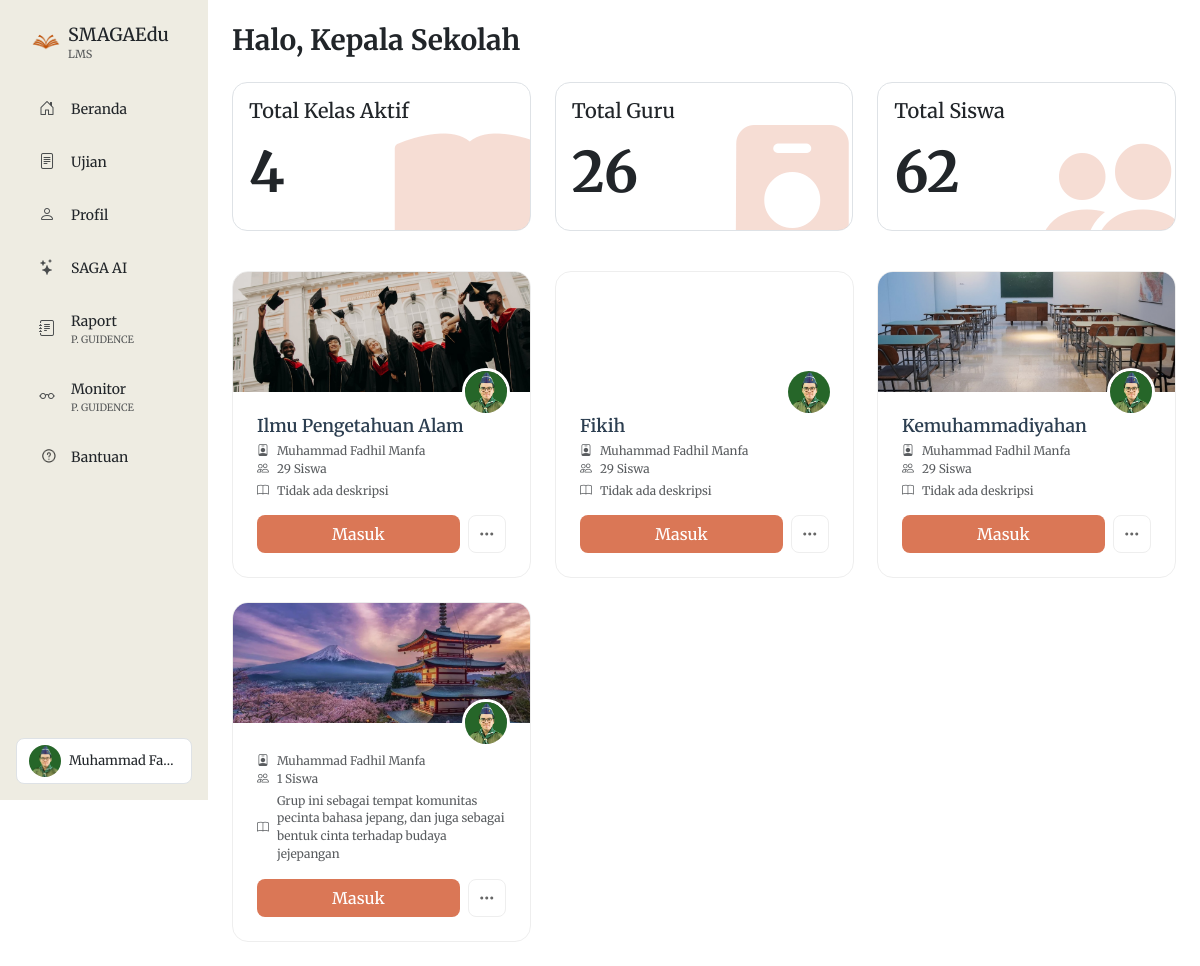
Screenshot of /beranda_admin.php (signed in) with the database file from the repository.
### tables this page shows
CREATE TABLE `guru` (
  `id` int(11) NOT NULL,
  `username` varchar(100) NOT NULL,
  `password` varchar(100) NOT NULL,
  `namaLengkap` varchar(100) NOT NULL,
  `namaSebutan` varchar(1000) NOT NULL,
  `jabatan` varchar(1000) NOT NULL,
  `foto_profil` varchar(255) DEFAULT NULL,
  `foto_latarbelakang` varchar(255) DEFAULT NULL,
  `universitas` varchar(100) DEFAULT NULL,
  `sertifikasi1` text DEFAULT NULL,
  `sertifikasi2` text DEFAULT NULL,
  `sertifikasi3` text DEFAULT NULL,
  `publikasi1` text DEFAULT NULL,
  `publikasi2` text DEFAULT NULL,
  `publikasi3` text DEFAULT NULL,
  `proyek1` text DEFAULT NULL,
  `proyek2` text DEFAULT NULL,
  `proyek3` text DEFAULT NULL,
  `pendidikan_s1` varchar(255) DEFAULT NULL,
  `pendidikan_s2` varchar(255) DEFAULT NULL,
  `pendidikan_lainnya` varchar(255) DEFAULT NULL
);

CREATE TABLE `kelas` (
  `id` int(11) NOT NULL,
  `kode_kelas` varchar(10) DEFAULT NULL,
  `nama_kelas` varchar(100) DEFAULT NULL,
  `deskripsi` text DEFAULT NULL,
  `guru_id` varchar(50) DEFAULT NULL,
  `mata_pelajaran` varchar(100) DEFAULT NULL,
  `tingkat` varchar(20) DEFAULT NULL,
  `created_at` timestamp NOT NULL DEFAULT current_timestamp(),
  `background_image` varchar(1000) NOT NULL,
  `is_archived` tinyint(1) DEFAULT 0,
  `materi` text DEFAULT NULL,
  `is_public` tinyint(1) DEFAULT 0,
  `max_siswa` int(11) DEFAULT NULL
);

### beranda_admin.php (the view, shortened to what this page needs)
<?php
require "koneksi.php";
$userid = $_SESSION['userid'];
$query = "SELECT * FROM guru WHERE username = '$userid'";
$result = mysqli_query($koneksi, $query);
$guru = mysqli_fetch_assoc($result);
?>
<!DOCTYPE html>
<html lang="en">
<head>
    <link href="https://cdn.jsdelivr.net/npm/bootstrap@5.3.3/dist/css/bootstrap.min.css" rel="stylesheet">
    <link rel="stylesheet" href="https://cdn.jsdelivr.net/npm/bootstrap-icons@1.11.3/font/bootstrap-icons.min.css">
</head>
<body>
    <div class="container-fluid">
        <div class="row">
            <?php include 'includes/sidebar.php'; ?>
        </div>
    </div>
    <div class="col p-4 col-utama mt-1 mt-md-0">
        <div class="mb-4">
            <h3 class="fw-bold m-0">Halo, Kepala Sekolah</h3>
        </div>
        <div class="row mb-4">
            <div class="col-md-4 mb-3">
            <div class="card shadow-none border h-100" style="border-radius: 15px; overflow: hidden; position: relative;">
                <div class="card-body">
                <h5 class="card-title">Total Kelas Aktif</h5>
                <?php
                $query_count_kelas = "SELECT COUNT(*) as total FROM kelas WHERE is_archived = 0";
                $result_count_kelas = mysqli_query($koneksi, $query_count_kelas);
                $count_kelas = mysqli_fetch_assoc($result_count_kelas)['total'];
                ?>
                <h2 class="display-4 mt-3 fw-bold"><?php echo $count_kelas; ?></h2>
                <i class="bi bi-book-fill position-absolute opacity-25"
                   style="bottom: -85px; right: -15px; font-size: 150px; color:rgb(218, 119, 86);"></i>
                </div>
            </div>
            </div>
            <div class="col-md-4 mb-3">
            <div class="card shadow-none border h-100" style="border-radius: 15px; overflow: hidden; position: relative;">
                <div class="card-body">
                <h5 class="card-title">Total Guru</h5>
                <?php
                $query_count_guru = "SELECT COUNT(*) as total FROM guru";
                $result_count_guru = mysqli_query($koneksi, $query_count_guru);
                $count_guru = mysqli_fetch_assoc($result_count_guru)['total'];
                ?>
                <h2 class="display-4 mt-3 fw-bold"><?php echo $count_guru; ?></h2>
                <i class="bi bi-person-badge-fill position-absolute opacity-25"
                   style="bottom: -85px; right: -15px; font-size: 150px; color:rgb(218, 119, 86);"></i>
                </div>
            </div>
            </div>
            <div class="col-md-4 mb-3">
            <div class="card shadow-none border h-100" style="border-radius: 15px; overflow: hidden; position: relative;">
                <div class="card-body">
                <h5 class="card-title">Total Siswa</h5>
                <?php
                $query_count_siswa = "SELECT COUNT(*) as total FROM siswa";
                $result_count_siswa = mysqli_query($koneksi, $query_count_siswa);
                $count_siswa = mysqli_fetch_assoc($result_count_siswa)['total'];
                ?>
                <h2 class="display-4 mt-3 fw-bold"><?php echo $count_siswa; ?></h2>
                <i class="bi bi-people-fill position-absolute opacity-25"
                   style="bottom: -85px; right: -15px; font-size: 150px; color:rgb(218, 119, 86);"></i>
                </div>
            </div>
            </div>
        </div>
        <div class="row g-4">
            <?php
            $query_kelas = "SELECT k.*, g.namaLengkap as nama_guru, COUNT(ks.siswa_id) as jumlah_siswa
                FROM kelas k
                LEFT JOIN kelas_siswa ks ON k.id = ks.kelas_id
                LEFT JOIN guru g ON k.guru_id = g.username
                WHERE k.is_archived = 0
                GROUP BY k.id";
            $result_kelas = mysqli_query($koneksi, $query_kelas);
            if (mysqli_num_rows($result_kelas) > 0):
                while ($kelas = mysqli_fetch_assoc($result_kelas)):
                    $bg_image = !empty($kelas['background_image']) ? $kelas['background_image'] : 'assets/bg.jpg';
            ?>
                    <div class="col-12 col-md-6 col-lg-4">
                        <div class="class-card">
                            <div class="class-banner" style="background-image: url('<?php echo $bg_image; ?>')">
                                <img src="<?php echo !empty($guru['foto_profil']) ? 'uploads/profil/' . $guru['foto_profil'] : 'assets/pp.png'; ?>"
                                    class="profile-circle">
                            </div>
                            <div class="class-content">
                                <h4 class="class-title"><?php echo htmlspecialchars($kelas['mata_pelajaran']); ?></h4>
                                <div class="class-meta mb-2">
                                    <div class="d-flex align-items-center text-muted small">
                                        <i class="bi bi-person-badge me-2"></i>
                                        <?php echo htmlspecialchars($kelas['nama_guru']); ?>
                                    </div>
                                    <div class="d-flex align-items-center text-muted small">
                                        <i class="bi bi-people me-2"></i>
                                        <?php echo $kelas['jumlah_siswa']; ?> Siswa
                                    </div>
                                    <div class="d-flex align-items-center text-muted small mt-1">
                                        <i class="bi bi-book me-2"></i>
                                        <?php echo !empty($kelas['deskripsi']) ? $kelas['deskripsi'] : 'Tidak ada deskripsi'; ?>
                                    </div>
                                </div>
                                <div class="action-buttons">
                                    <a href="kelas_guru.php?id=<?php echo $kelas['id']; ?>"
                                        class="btn-enter text-decoration-none d-flex align-items-center justify-content-center">
                                        Masuk
                                    </a>
                                    <div class="dropdown">
                                        <button class="btn-more d-flex align-items-center justify-content-center" data-bs-toggle="dropdown">
                                            <i class="bi bi-three-dots"></i>
                                        </button>
                                    </div>
                                </div>
                            </div>
                        </div>
                    </div>
                <?php
                endwhile;
            endif; ?>
        </div>
    </div>
</body>
</html>

### includes/sidebar.php (shortened to what this page needs)
<?php
$is_guru = $_SESSION['level'] == 'guru';
$is_admin = $_SESSION['level'] == 'admin';
?>
<div class="col-auto vh-100 p-3 p-md-4 menu-samping d-none d-md-block" style="background-color:rgb(238, 236, 226)">
    <div class="ps-2 mb-4">
        <a href="<?php echo $is_admin ? 'beranda_admin.php' : ($is_guru ? 'beranda_guru.php' : 'beranda.php'); ?>" class="text-decoration-none text-dark d-flex align-items-center gap-2">
            <img src="assets/smagaedu.png" alt="" width="28" class="logo_orange">
            <div>
                <h1 class="m-0" style="font-size: 18px;">SMAGAEdu</h1>
                <p class="m-0 text-muted" style="font-size: 11px;"><?php echo $is_admin ? 'ADMINISTRATOR' : 'LMS'; ?></p>
            </div>
        </a>
    </div>
    <div class="d-flex flex-column gap-1">
        <?php
        if ($is_admin) {
            $menu_items = [
                ['url' => 'beranda_admin.php', 'icon' => 'bi-house-door', 'text' => 'Beranda'],
                ['url' => 'ujian_admin.php', 'icon' => 'bi-file-text', 'text' => 'Ujian'],
                ['url' => 'guru_admin.php', 'icon' => 'bi-person-badge', 'text' => 'Guru'],
                ['url' => 'siswa_admin.php', 'icon' => 'bi-people', 'text' => 'Siswa'],
                ['url' => 'pg_admin.php', 'icon' => 'bi-journal-text', 'text' => 'Monitor', 'subtitle' => 'P. GUIDENCE'],
                ['url' => 'bantuan.php', 'icon' => 'bantuan_outfill.png', 'text' => 'Bantuan', 'is_image' => true]
            ];
        } elseif ($is_guru) {
            $menu_items = [
                ['url' => 'beranda_guru.php', 'icon' => 'bi-house-door', 'text' => 'Beranda'],
                ['url' => 'ujian_guru.php', 'icon' => 'bi-file-text', 'text' => 'Ujian'],
                ['url' => 'profil_guru.php', 'icon' => 'bi-person', 'text' => 'Profil'],
                ['url' => 'ai_guru.php', 'icon' => 'bi-stars', 'text' => 'SAGA AI'],
                ['url' => 'raport_pg.php', 'icon' => 'bi-journal-text', 'text' => 'Raport', 'subtitle' => 'P. GUIDENCE'],
                ['url' => 'monitor_pg.php', 'icon' => 'bi-eyeglasses', 'text' => 'Monitor', 'subtitle' => 'P. GUIDENCE'],
                ['url' => 'bantuan.php', 'icon' => 'bantuan_outfill.png', 'text' => 'Bantuan', 'is_image' => true]
            ];
        }
        $current_page = basename($_SERVER['PHP_SELF']);
        foreach($menu_items as $item) {
            $is_active = ($current_page === $item['url']) ? 'active' : '';
            ?>
            <a href="<?= $item['url'] ?>" class="text-decoration-none text-dark">
                <div class="menu-item <?= $is_active ?> d-flex align-items-center">
                    <?php if(isset($item['is_image']) && $item['is_image']): ?>
                        <img src="assets/<?= $item['icon'] ?>" alt="" class="menu-icon">
                    <?php else: ?>
                        <i class="bi <?= $item['icon'] ?> menu-icon"></i>
                    <?php endif; ?>
                    <div>
                        <span class="menu-text m-0 p-0"><?= $item['text'] ?></span>
                        <?php if(isset($item['subtitle'])): ?>
                            <p class="text-muted m-0 p-0" style="font-size: 10px;"><?= $item['subtitle'] ?></p>
                        <?php endif; ?>
                    </div>
                </div>
            </a>
        <?php } ?>
    </div>
    <div class="mt-auto position-absolute bottom-0 start-0 p-3 w-100">
        <div class="dropdown">
            <button class="btn d-flex align-items-center gap-2 w-100 rounded-3 border bg-white" type="button" data-bs-toggle="dropdown">
                <img src="<?php echo ($is_guru || $is_admin) ?
                    (!empty($guru['foto_profil']) ? 'uploads/profil/'.$guru['foto_profil'] : 'assets/pp.png') :
                    (!empty($siswa['photo_url']) ? $siswa['photo_url'] : 'assets/pp.png'); ?>"
                    width="32" class="rounded-circle">
                <span class="text-truncate" style="font-size: 13px;">
                    <?php
                    if ($is_admin) {
                        echo $guru['namaLengkap'] . ' <span class="badge bg-danger ms-1">Admin</span>';
                    } else {
                        echo $is_guru ? $guru['namaLengkap'] : $siswa['nama'];
                    }
                    ?>
                </span>
            </button>
        </div>
    </div>
</div>

### beranda_admin.php (style rules this page uses)
body { font-family: merriweather; }
.col-utama { margin-left: 0; animation: fadeInUp 0.5s; opacity: 1; }
@media (min-width: 768px) { .col-utama { margin-left: 13rem; } }
.class-card { background: white; border-radius: 16px; overflow: hidden; transition: all 0.3s ease; border: 1px solid #eee; }
.class-banner { height: 120px; background-size: cover; background-position: center; position: relative; }
.class-content { padding: 1.5rem; }
.profile-circle { width: 48px; height: 48px; border-radius: 50%; border: 3px solid white; position: absolute; bottom: -24px; right: 20px; background: white; object-fit: cover; }
.class-title { font-size: 1.1rem; font-weight: 600; color: #2c3e50; margin-bottom: 0.3rem; }
.class-meta { font-size: 0.85rem; color: #7f8c8d; }
.action-buttons { display: flex; gap: 0.5rem; margin-top: 1rem; }
.btn-enter { flex: 1; padding: 0.6rem; border-radius: 8px; border: none; background: #da7756; color: white; font-weight: 500; transition: background 0.3s ease; }
.btn-more { width: 42px; border-radius: 8px; border: 1px solid #eee; background: white; color: #666; }
.btn { border-radius: 15px; }
.action-buttons { display: flex; gap: 0.5rem; margin-top: 1rem; height: 38px; }
.btn-enter { flex: 1; border-radius: 8px; border: none; background: #da7756; color: white; font-weight: 500; transition: all 0.3s ease; height: 100%; }
.btn-more { width: 38px; border-radius: 8px; border: 1px solid #eee; background: white; color: #666; height: 100%; transition: all 0.3s ease; }
.class-card { opacity: 0; transform: translateY(20px); animation: fadeInUp 0.6s ease forwards; transition: all 0.3s cubic-bezier(0.4, 0, 0.2, 1); will-change: transform; }
@media (min-width: 768px) { .class-card { animation-delay: calc(0.1s * var(--animation-order, 0)); } }

### includes/styles.php (style rules this page uses)
.menu-samping { position: fixed; width: 13rem; z-index: 1000; }
.menu-item { padding: 10px 15px; border-radius: 10px; transition: all 0.3s ease; margin-bottom: 5px; }
.menu-text { font-size: 14px; margin: 0; }
.menu-icon { width: 20px; margin-right: 12px; opacity: 0.8; }

### rows the page displays
guru: foto_profil (picture), namaLengkap "Muhammad Fa…"
kelas: background_image (picture), guru.foto_profil (picture), mata_pelajaran "Ilmu Pengetahuan Alam", nama_guru "Muhammad Fadhil Manfa", jumlah_siswa "29", deskripsi "Tidak ada deskripsi"
kelas: guru.foto_profil (picture), mata_pelajaran "Fikih", nama_guru "Muhammad Fadhil Manfa", jumlah_siswa "29", deskripsi "Tidak ada deskripsi"
kelas: background_image (picture), guru.foto_profil (picture), mata_pelajaran "Kemuhammadiyahan", nama_guru "Muhammad Fadhil Manfa", jumlah_siswa "29", deskripsi "Tidak ada deskripsi"
kelas: background_image (picture), guru.foto_profil (picture), nama_guru "Muhammad Fadhil Manfa", jumlah_siswa "1", deskripsi "Grup ini sebagai tempat komunitas pecinta bahasa jepang, dan juga sebagai bentuk cinta terhadap budaya jejepangan"

### other values shown
$item['text'] "Beranda"
$item['text'] "Ujian"
$item['text'] "Profil"
$item['text'] "SAGA AI"
$item['text'] "Raport"
$item['subtitle'] "P. GUIDENCE"
$item['text'] "Monitor"
$item['text'] "Bantuan"
$count_kelas "4"
$count_guru "26"
$count_siswa "62"
